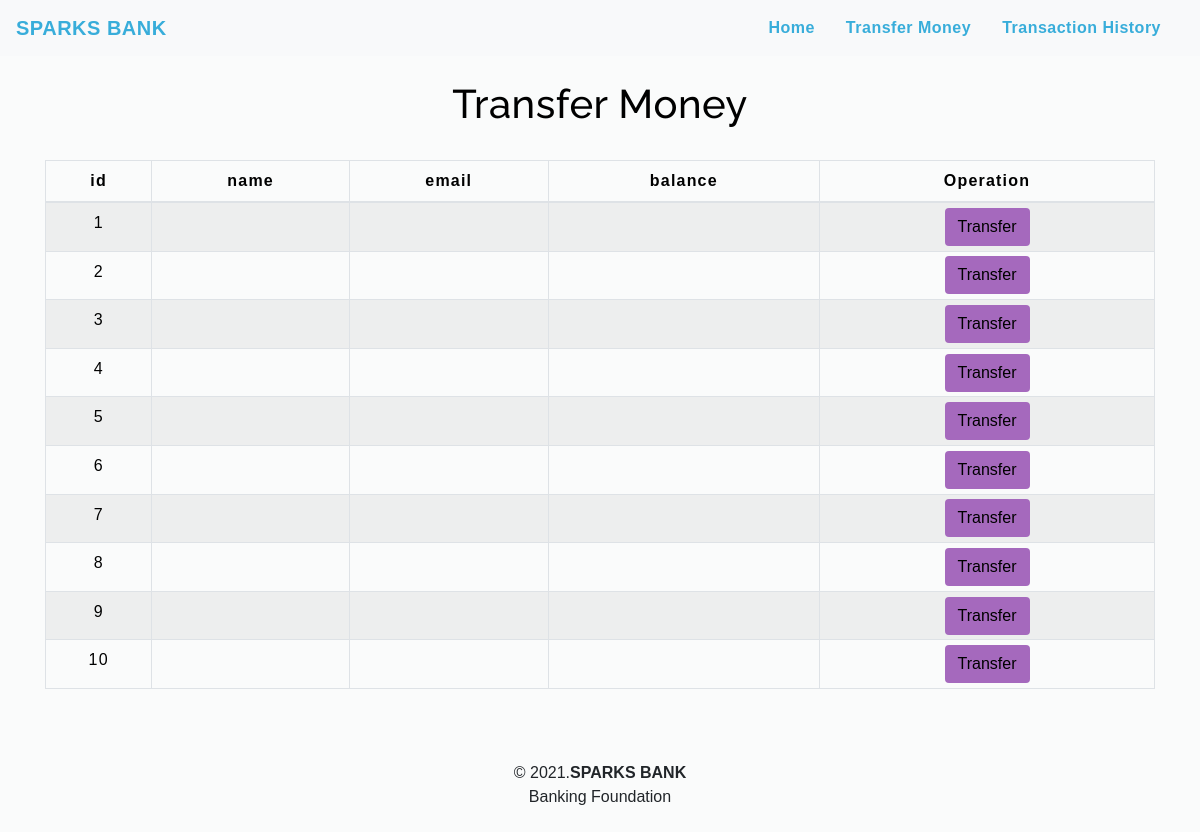
The app's page /transfermoney.php with its own data.
### tables this page shows
CREATE TABLE `users` (
  `Id` int(3) NOT NULL,
  `Name` text NOT NULL,
  `Email` varchar(30) NOT NULL,
  `Balance` int(8) NOT NULL
);

### transfermoney.php (the view, shortened to what this page needs)
<!DOCTYPE html>
<html lang="en">
<head>
    <link rel="stylesheet" href="https://maxcdn.bootstrapcdn.com/bootstrap/4.0.0/css/bootstrap.min.css">
    <link rel="stylesheet" type="text/css" href="css/table.css">
    <link rel="stylesheet" type="text/css" href="css/navbar.css">
</head>
<body style="background-color : #f6f7f778;">
<?php
    include 'config.php';
    $sql = "SELECT * FROM users";
    $result = mysqli_query($conn,$sql);
?>
<?php
  include 'navbar.php';
?>
<div class="container">
        <h2 class="text-center pt-4" style="color : black;">Transfer Money</h2>
        <br>
            <div class="row">
                <div class="col">
                    <div class="table-responsive-sm">
                    <table class="table table-hover table-sm table-striped table-condensed table-bordered" style="border-color:black;">
                        <thead style="color : black;">
                            <tr>
                            <th scope="col" class="text-center py-2">id</th>
                            <th scope="col" class="text-center py-2">name</th>
                            <th scope="col" class="text-center py-2">email</th>
                            <th scope="col" class="text-center py-2">balance</th>
                            <th scope="col" class="text-center py-2">Operation</th>
                            </tr>
                        </thead>
                        <tbody>
                <?php
                    while($rows=mysqli_fetch_assoc($result)){
                ?>
                    <tr style="color : black;">
                        <td class="py-2"><?php echo $rows['id'] ?></td>
                        <td class="py-2"><?php echo $rows['name']?></td>
                        <td class="py-2"><?php echo $rows['email']?></td>
                        <td class="py-2"><?php echo $rows['balance']?></td>
                        <td><a href="selecteduserdetail.php?id= <?php echo $rows['id'] ;?>"> <button type="button" class="btn" style="background-color : #A569BD;">Transfer</button></a></td>
                    </tr>
                <?php
                    }
                ?>
                        </tbody>
                    </table>
                    </div>
                </div>
            </div>
         </div>
         <footer class="text-center mt-5 py-2">
            <p>&copy 2021.<b>SPARKS BANK</b> <br> Banking Foundation</p>
        </footer>
</body>
</html>

### table.css (style rules this page uses)
* { padding: 0; margin: 0; box-sizing: border-box; font-family: sans-serif; }
h2 { font-size: 40px; }
table { letter-spacing: 1.2px; }
td { text-align: center; }
button { border:none; background: #d9d9d9; transition: 1s; }

### navbar.css (style rules this page uses)
h2 { color: #4C4B4B; letter-spacing: 0.5px; font-family: raleway; }

### transfermoney.php (style rules this page uses)
button { transition: 1.5s; }

### records on screen
users: id "1"
users: id "2"
users: id "3"
users: id "4"
users: id "5"
users: id "6"
users: id "7"
users: id "8"
users: id "9"
users: id "10"
